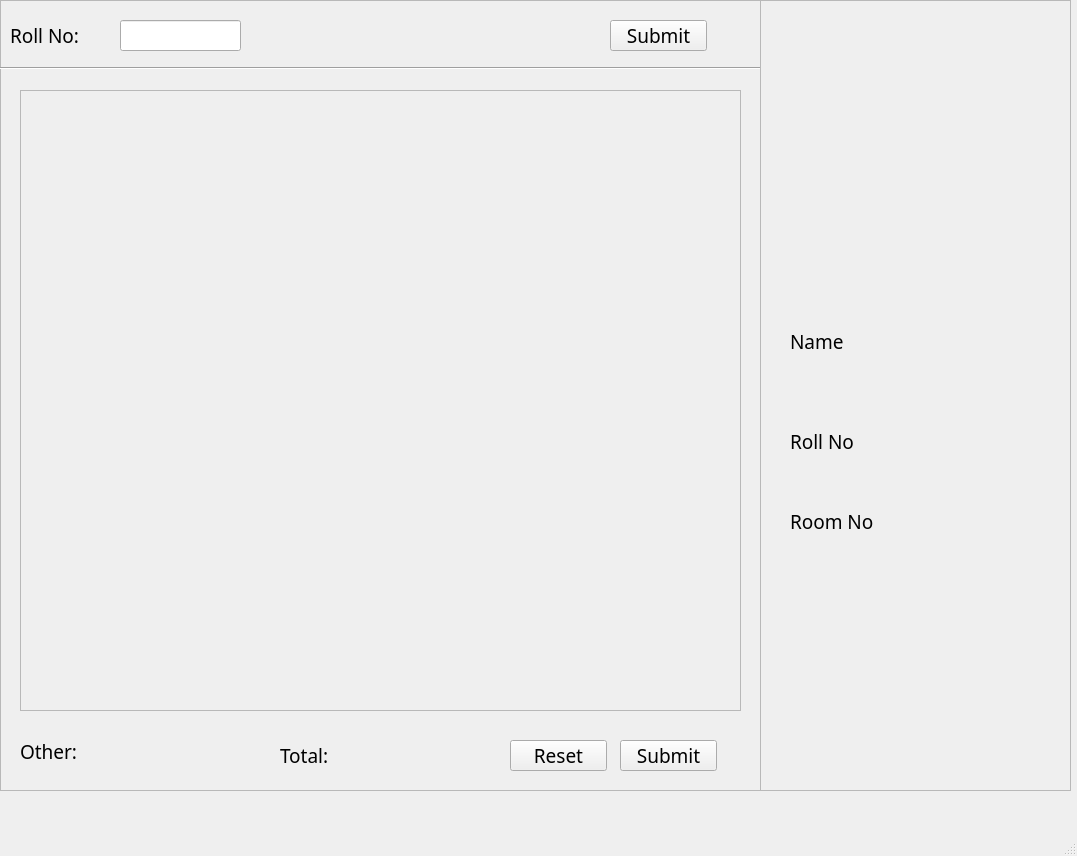
<?xml version="1.0" encoding="UTF-8"?>
<ui version="4.0">
 <class>MainWindow</class>
 <widget class="QMainWindow" name="MainWindow">
  <property name="geometry">
   <rect>
    <x>0</x>
    <y>0</y>
    <width>1077</width>
    <height>856</height>
   </rect>
  </property>
  <property name="windowTitle">
   <string>MainWindow</string>
  </property>
  <widget class="QWidget" name="centralwidget">
   <widget class="QFrame" name="frame">
    <property name="geometry">
     <rect>
      <x>0</x>
      <y>0</y>
      <width>1071</width>
      <height>791</height>
     </rect>
    </property>
    <property name="frameShape">
     <enum>QFrame::StyledPanel</enum>
    </property>
    <property name="frameShadow">
     <enum>QFrame::Raised</enum>
    </property>
    <widget class="QFrame" name="frame_2">
     <property name="geometry">
      <rect>
       <x>0</x>
       <y>0</y>
       <width>761</width>
       <height>791</height>
      </rect>
     </property>
     <property name="font">
      <font>
       <family>FiraCode Nerd Font</family>
       <pointsize>14</pointsize>
      </font>
     </property>
     <property name="frameShape">
      <enum>QFrame::StyledPanel</enum>
     </property>
     <property name="frameShadow">
      <enum>QFrame::Raised</enum>
     </property>
     <widget class="QPushButton" name="EntrySubmit">
      <property name="geometry">
       <rect>
        <x>620</x>
        <y>740</y>
        <width>97</width>
        <height>31</height>
       </rect>
      </property>
      <property name="text">
       <string>Submit</string>
      </property>
     </widget>
     <widget class="QLineEdit" name="RollNoFormValue">
      <property name="geometry">
       <rect>
        <x>120</x>
        <y>20</y>
        <width>121</width>
        <height>31</height>
       </rect>
      </property>
      <property name="text">
       <string/>
      </property>
     </widget>
     <widget class="QLabel" name="RollNoFormLabel">
      <property name="geometry">
       <rect>
        <x>10</x>
        <y>20</y>
        <width>101</width>
        <height>31</height>
       </rect>
      </property>
      <property name="text">
       <string>Roll No:</string>
      </property>
     </widget>
     <widget class="QPushButton" name="RollNoFormSubmit">
      <property name="geometry">
       <rect>
        <x>610</x>
        <y>20</y>
        <width>97</width>
        <height>31</height>
       </rect>
      </property>
      <property name="text">
       <string>Submit</string>
      </property>
     </widget>
     <widget class="Line" name="line_2">
      <property name="geometry">
       <rect>
        <x>0</x>
        <y>60</y>
        <width>761</width>
        <height>16</height>
       </rect>
      </property>
      <property name="orientation">
       <enum>Qt::Horizontal</enum>
      </property>
     </widget>
     <widget class="QScrollArea" name="ExtrasMenu">
      <property name="geometry">
       <rect>
        <x>20</x>
        <y>90</y>
        <width>721</width>
        <height>621</height>
       </rect>
      </property>
      <property name="widgetResizable">
       <bool>true</bool>
      </property>
      <widget class="QWidget" name="scrollAreaWidgetContents">
       <property name="geometry">
        <rect>
         <x>0</x>
         <y>0</y>
         <width>719</width>
         <height>619</height>
        </rect>
       </property>
       <widget class="QWidget" name="verticalLayoutWidget">
        <property name="geometry">
         <rect>
          <x>0</x>
          <y>0</y>
          <width>721</width>
          <height>621</height>
         </rect>
        </property>
        <layout class="QVBoxLayout" name="verticalLayout_2">
         <item>
          <layout class="QHBoxLayout" name="horizontalLayout"/>
         </item>
        </layout>
       </widget>
      </widget>
     </widget>
     <widget class="QLabel" name="OthersAmount">
      <property name="geometry">
       <rect>
        <x>130</x>
        <y>730</y>
        <width>131</width>
        <height>41</height>
       </rect>
      </property>
      <property name="text">
       <string/>
      </property>
     </widget>
     <widget class="QLabel" name="OthersLabel">
      <property name="geometry">
       <rect>
        <x>20</x>
        <y>740</y>
        <width>71</width>
        <height>23</height>
       </rect>
      </property>
      <property name="text">
       <string>Other:</string>
      </property>
     </widget>
     <widget class="QLabel" name="TotalLabel">
      <property name="geometry">
       <rect>
        <x>280</x>
        <y>740</y>
        <width>81</width>
        <height>31</height>
       </rect>
      </property>
      <property name="text">
       <string>Total:</string>
      </property>
     </widget>
     <widget class="QLabel" name="TotalAmount">
      <property name="geometry">
       <rect>
        <x>360</x>
        <y>740</y>
        <width>111</width>
        <height>31</height>
       </rect>
      </property>
      <property name="text">
       <string/>
      </property>
     </widget>
     <widget class="QPushButton" name="ResetButton">
      <property name="geometry">
       <rect>
        <x>510</x>
        <y>740</y>
        <width>97</width>
        <height>31</height>
       </rect>
      </property>
      <property name="text">
       <string>Reset</string>
      </property>
     </widget>
    </widget>
    <widget class="QFrame" name="frame_3">
     <property name="geometry">
      <rect>
       <x>760</x>
       <y>0</y>
       <width>311</width>
       <height>791</height>
      </rect>
     </property>
     <property name="font">
      <font>
       <family>FiraCode Nerd Font</family>
       <pointsize>14</pointsize>
      </font>
     </property>
     <property name="frameShape">
      <enum>QFrame::StyledPanel</enum>
     </property>
     <property name="frameShadow">
      <enum>QFrame::Raised</enum>
     </property>
     <widget class="Line" name="line">
      <property name="geometry">
       <rect>
        <x>-17</x>
        <y>0</y>
        <width>20</width>
        <height>791</height>
       </rect>
      </property>
      <property name="orientation">
       <enum>Qt::Vertical</enum>
      </property>
     </widget>
     <widget class="QLabel" name="StudentNameLabel">
      <property name="geometry">
       <rect>
        <x>30</x>
        <y>330</y>
        <width>71</width>
        <height>23</height>
       </rect>
      </property>
      <property name="text">
       <string>Name</string>
      </property>
     </widget>
     <widget class="QLabel" name="StudentRollNoLabel">
      <property name="geometry">
       <rect>
        <x>30</x>
        <y>430</y>
        <width>91</width>
        <height>23</height>
       </rect>
      </property>
      <property name="text">
       <string>Roll No</string>
      </property>
     </widget>
     <widget class="QLabel" name="StudentRoomNoLabel">
      <property name="geometry">
       <rect>
        <x>30</x>
        <y>510</y>
        <width>91</width>
        <height>23</height>
       </rect>
      </property>
      <property name="text">
       <string>Room No</string>
      </property>
     </widget>
     <widget class="QLabel" name="StudentImageFrame">
      <property name="geometry">
       <rect>
        <x>40</x>
        <y>30</y>
        <width>231</width>
        <height>261</height>
       </rect>
      </property>
      <property name="text">
       <string/>
      </property>
      <property name="scaledContents">
       <bool>true</bool>
      </property>
     </widget>
     <widget class="QLabel" name="StudentName">
      <property name="geometry">
       <rect>
        <x>30</x>
        <y>360</y>
        <width>261</width>
        <height>61</height>
       </rect>
      </property>
      <property name="text">
       <string/>
      </property>
     </widget>
     <widget class="QLabel" name="StudentRollNo">
      <property name="geometry">
       <rect>
        <x>30</x>
        <y>462</y>
        <width>261</width>
        <height>31</height>
       </rect>
      </property>
      <property name="text">
       <string/>
      </property>
     </widget>
     <widget class="QLabel" name="StudentRoomNo">
      <property name="geometry">
       <rect>
        <x>30</x>
        <y>550</y>
        <width>261</width>
        <height>41</height>
       </rect>
      </property>
      <property name="text">
       <string/>
      </property>
     </widget>
    </widget>
   </widget>
  </widget>
  <widget class="QMenuBar" name="menubar">
   <property name="geometry">
    <rect>
     <x>0</x>
     <y>0</y>
     <width>1077</width>
     <height>28</height>
    </rect>
   </property>
  </widget>
  <widget class="QStatusBar" name="statusbar"/>
 </widget>
 <resources/>
 <connections/>
</ui>
